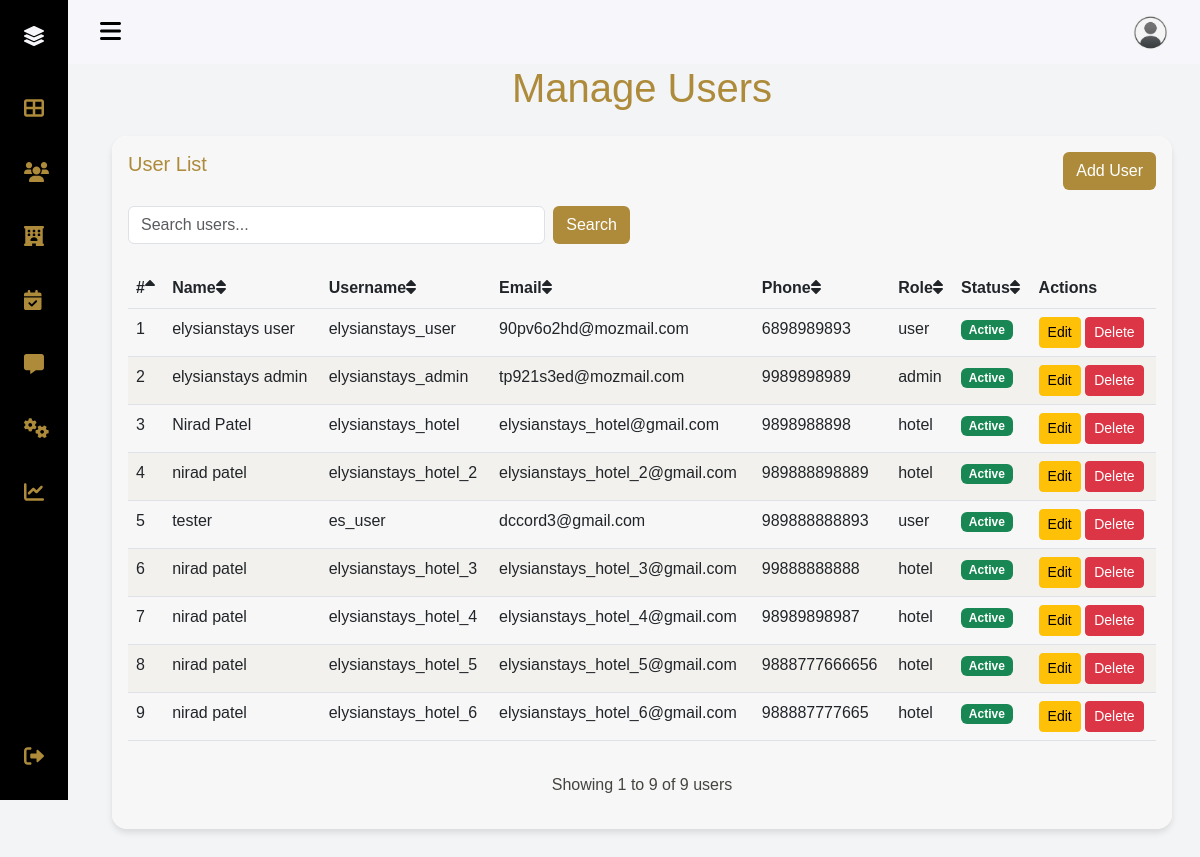
/admin/manage-users.php (signed in), run on the app's committed database.
### tables this page shows
CREATE TABLE `users` (
  `id` int NOT NULL,
  `name` varchar(100) NOT NULL,
  `username` varchar(50) NOT NULL,
  `email` varchar(100) NOT NULL,
  `password` varchar(255) NOT NULL,
  `phone` varchar(20) DEFAULT NULL,
  `city` varchar(50) DEFAULT NULL,
  `country` varchar(50) DEFAULT NULL,
  `profile_pic` varchar(255) DEFAULT NULL,
  `token` varchar(100) DEFAULT NULL,
  `role` enum('user','admin','hotel') DEFAULT 'user',
  `status` enum('active','inactive') DEFAULT 'inactive',
  `created_at` timestamp NULL DEFAULT CURRENT_TIMESTAMP,
  `reset_token` varchar(100) DEFAULT NULL,
  `reset_token_expiry` datetime DEFAULT NULL
);

### admin/manage-users.php (the view, shortened to what this page needs)
<?php
require_once("header.php");
include_once("../db_connect.php");
$page = isset($_GET['page']) ? (int)$_GET['page'] : 1;
$per_page = 10;
$offset = ($page - 1) * $per_page;
$search = isset($_GET['search']) ? htmlspecialchars($_GET['search']) : '';
$sort_by = isset($_GET['sort_by']) ? htmlspecialchars($_GET['sort_by']) : 'id';
$sort_order = isset($_GET['sort_order']) ? htmlspecialchars($_GET['sort_order']) : 'asc';
$count_sql = "SELECT COUNT(*) as total FROM users";
$sql = "SELECT * FROM users";
$sql .= " ORDER BY $sort_by $sort_order";
$sql .= " LIMIT $per_page OFFSET $offset";
if (!empty($search)) {
    $count_stmt = $conn->prepare($count_sql);
    $count_stmt->bind_param("sssss", $search_param, $search_param, $search_param, $search_param, $search_param);
    $count_stmt->execute();
    $count_result = $count_stmt->get_result();
    $count_row = $count_result->fetch_assoc();
    $total_users = $count_row['total'];
    $count_stmt->close();
} else {
    $count_result = $conn->query($count_sql);
    $count_row = $count_result->fetch_assoc();
    $total_users = $count_row['total'];
}
$users = [];
if (!empty($search)) {
    $stmt = $conn->prepare($sql);
    $stmt->bind_param("sssss", $search_param, $search_param, $search_param, $search_param, $search_param);
    $stmt->execute();
    $result = $stmt->get_result();
    if ($result->num_rows > 0) {
        while ($row = $result->fetch_assoc()) {
            $users[] = $row;
        }
    }
    $stmt->close();
} else {
    $result = $conn->query($sql);
    if ($result->num_rows > 0) {
        while ($row = $result->fetch_assoc()) {
            $users[] = $row;
        }
    }
}
function getSortUrl($column, $current_sort_by, $current_sort_order) {
    $new_sort_order = ($current_sort_by === $column && $current_sort_order === 'asc') ? 'desc' : 'asc';
    $params = $_GET;
    $params['sort_by'] = $column;
    $params['sort_order'] = $new_sort_order;
    return '?' . http_build_query($params);
}
function getSortIcon($column, $current_sort_by, $current_sort_order) {
    if ($current_sort_by !== $column) {
        return '<i class="fas fa-sort"></i>';
    }
    return ($current_sort_order === 'asc') ? '<i class="fas fa-sort-up"></i>' : '<i class="fas fa-sort-down"></i>';
}
?>
<div class="container my-5 animate__animated animate__fadeIn">
    <h1 class="text-center mb-4" style="color: #ad8b3a;">Manage Users</h1>
    <div class="card">
        <div class="card-body">
            <div class="d-flex justify-content-between mb-3">
                <h5 class="" style="color: #ad8b3a;">User List</h5>
                <button class="btn btn-theme" data-bs-toggle="modal" data-bs-target="#addUserModal">Add User</button>
            </div>
            <div class="row mb-4">
                <div class="col-md-6">
                    <form action="" method="GET" class="d-flex">
                        <input type="text" name="search" class="form-control me-2" placeholder="Search users..." value="<?php echo $search; ?>">
                        <button type="submit" class="btn btn-theme">Search</button>
                    </form>
                </div>
                <div class="col-md-6 text-end">
                </div>
            </div>
            <div class="table-responsive">
                <table class="table table-hover fade-in manage-users">
                    <thead>
                        <tr>
                            <th><a href="<?php echo getSortUrl('id', $sort_by, $sort_order); ?>" class="text-decoration-none text-dark">#<?php echo getSortIcon('id', $sort_by, $sort_order); ?></a></th>
                            <th><a href="<?php echo getSortUrl('name', $sort_by, $sort_order); ?>" class="text-decoration-none text-dark">Name<?php echo getSortIcon('name', $sort_by, $sort_order); ?></a></th>
                            <th><a href="<?php echo getSortUrl('username', $sort_by, $sort_order); ?>" class="text-decoration-none text-dark">Username<?php echo getSortIcon('username', $sort_by, $sort_order); ?></a></th>
                            <th><a href="<?php echo getSortUrl('email', $sort_by, $sort_order); ?>" class="text-decoration-none text-dark">Email<?php echo getSortIcon('email', $sort_by, $sort_order); ?></a></th>
                            <th><a href="<?php echo getSortUrl('phone', $sort_by, $sort_order); ?>" class="text-decoration-none text-dark">Phone<?php echo getSortIcon('phone', $sort_by, $sort_order); ?></a></th>
                            <th><a href="<?php echo getSortUrl('role', $sort_by, $sort_order); ?>" class="text-decoration-none text-dark">Role<?php echo getSortIcon('role', $sort_by, $sort_order); ?></a></th>
                            <th><a href="<?php echo getSortUrl('status', $sort_by, $sort_order); ?>" class="text-decoration-none text-dark">Status<?php echo getSortIcon('status', $sort_by, $sort_order); ?></a></th>
                            <th>Actions</th>
                        </tr>
                    </thead>
                    <tbody>
                        <?php if (count($users) > 0): ?>
                            <?php foreach ($users as $index => $user): ?>
                                <tr>
                                    <td><?php echo (($page - 1) * $per_page) + $index + 1; ?></td>
                                    <td><?php echo htmlspecialchars($user['name']); ?></td>
                                    <td><?php echo htmlspecialchars($user['username']); ?></td>
                                    <td><?php echo htmlspecialchars($user['email']); ?></td>
                                    <td><?php echo htmlspecialchars($user['phone']); ?></td>
                                    <td><?php echo htmlspecialchars($user['role']); ?></td>
                                    <td>
                                        <span class="badge <?php echo $user['status'] == 'active' ? 'bg-success' : 'bg-danger'; ?>">
                                            <?php echo ucfirst($user['status']); ?>
                                        </span>
                                    </td>
                                    <td>
                                        <button class="btn btn-sm btn-warning" data-bs-toggle="modal" data-bs-target="#editUserModal"
                                                data-id="<?php echo $user['id']; ?>"
                                                data-name="<?php echo htmlspecialchars($user['name']); ?>"
                                                data-username="<?php echo htmlspecialchars($user['username']); ?>"
                                                data-email="<?php echo htmlspecialchars($user['email']); ?>"
                                                data-phone="<?php echo htmlspecialchars($user['phone']); ?>"
                                                data-role="<?php echo htmlspecialchars($user['role']); ?>"
                                                data-status="<?php echo htmlspecialchars($user['status']); ?>">
                                            Edit
                                        </button>
                                        <button class="btn btn-sm btn-danger" data-bs-toggle="modal" data-bs-target="#deleteUserModal"
                                                data-id="<?php echo $user['id']; ?>">
                                            Delete
                                        </button>
                                    </td>
                                </tr>
                            <?php endforeach; ?>
                        <?php else: ?>
                            <tr>
                                <td colspan="8" class="text-center">No users found</td>
                            </tr>
                        <?php endif; ?>
                    </tbody>
                </table>
            </div>
            <div class="mt-3 text-center">
                <p>Showing <?php echo min(($page - 1) * $per_page + 1, $total_users); ?> to <?php echo min($page * $per_page, $total_users); ?> of <?php echo $total_users; ?> users</p>
            </div>
        </div>
    </div>
</div>
<?php require_once("footer.php"); ?>

### admin/css/index.css (style rules this page uses)
:root { --primary-color: #ad8b3a; --secondary-color: #45443F; --accent-light: #ffffff; --accent-dark: #000000; --bg-light: #f9f9f9; --bg-dark: #f3f4f6; }
body { background-color: var(--bg-dark); font-family: 'Arial', sans-serif; padding-top: 20px; }
.card { border: none; border-radius: 15px; overflow: hidden; transition: all 0.3s ease; }
.card-body { background-color: var(--bg-light); color: var(--secondary-color); }

### admin/css/manage-users.css (style rules this page uses)
.manage-users tbody tr { animation: fadeIn 0.5s ease-in-out; transition: background-color 0.3s ease; }
.manage-users tbody tr:nth-child(even) { background-color: rgba(173, 139, 58, 0.05); }

### admin/css/manage-hotels.css (style rules this page uses)
:root { --primary-color: #ad8b3a; --secondary-color: #45443F; --accent-light: #ffffff; --accent-dark: #000000; --bg-light: #f8f9fa; }
.btn-theme { background-color: var(--primary-color); color: var(--accent-light); transition: all 0.3s ease; }
.fade-in { animation: fadeIn 0.5s ease-in-out; }

### admin/css/manage-bookings.css (style rules this page uses)
:root { --primary-color: #ad8b3a; --secondary-color: #45443F; --accent-light: #ffffff; --accent-dark: #000000; --bg-light: #f8f9fa; }
.btn-theme { background-color: var(--primary-color); color: var(--accent-light); transition: all 0.3s ease; }

### admin/css/platform-settings.css (style rules this page uses)
.card { border: none; box-shadow: 0 4px 6px rgba(0, 0, 0, 0.1); }
.btn-theme { background-color: #ad8b3a; color: #ffffff; transition: all 0.3s ease; }

### admin/css/revenue-analytics.css (style rules this page uses)
:root { --primary-color: #ad8b3a; --secondary-color: #45443F; --accent-light: #ffffff; --accent-dark: #000000; --bg-light: #f7f7f7; --card-shadow: 0px 4px 15px rgba(0, 0, 0, 0.1); --card-hover-shadow: 0px 8px 20px rgba(0, 0, 0, 0.2); --transition-speed: 0.3s; }

### admin/css/feedback.css (style rules this page uses)
:root { --hotel-primary: #ad8b3a; --hotel-secondary: #45443F; --hotel-dark: #000; --hotel-light: #fff; }

### admin/header.php (style rules this page uses)
:root { --sidebar-header-height: 3rem; --sidebar-nav-width: 68px; --sidebar-bg-color: #000000; --sidebar-highlight-color: #ad8b3a; --sidebar-text-color: #F7F6FB; --sidebar-font-size: 1rem; --sidebar-z-index: 100; --transition-speed: 0.3s; }
* { box-sizing: border-box; }
body { margin: var(--sidebar-header-height) 0 0 0; padding: 0 1rem; font-size: var(--sidebar-font-size); transition: var(--transition-speed); }
a { text-decoration: none; }
@media screen and (min-width: 768px) { body { margin: calc(var(--sidebar-header-height) + 1rem) 0 0 0; padding-left: calc(var(--sidebar-nav-width) + 2rem); } }

### data on the page
users: index "1", name "elysianstays user", username "elysianstays_user", email "90pv6o2hd@mozmail.com", phone "6898989893", role "user", status "Active"
users: index "2", name "elysianstays admin", username "elysianstays_admin", email "tp921s3ed@mozmail.com", phone "9989898989", role "admin", status "Active"
users: index "3", name "Nirad Patel", username "elysianstays_hotel", email "elysianstays_hotel@gmail.com", phone "9898988898", role "hotel", status "Active"
users: index "4", name "nirad patel", username "elysianstays_hotel_2", email "elysianstays_hotel_2@gmail.com", phone "989888898889", role "hotel", status "Active"
users: index "5", name "tester", username "es_user", email "dccord3@gmail.com", phone "989888888893", role "user", status "Active"
users: index "6", name "nirad patel", username "elysianstays_hotel_3", email "elysianstays_hotel_3@gmail.com", phone "99888888888", role "hotel", status "Active"
users: index "7", name "nirad patel", username "elysianstays_hotel_4", email "elysianstays_hotel_4@gmail.com", phone "98989898987", role "hotel", status "Active"
users: index "8", name "nirad patel", username "elysianstays_hotel_5", email "elysianstays_hotel_5@gmail.com", phone "9888777666656", role "hotel", status "Active"
users: index "9", name "nirad patel", username "elysianstays_hotel_6", email "elysianstays_hotel_6@gmail.com", phone "988887777665", role "hotel", status "Active"

### other printed values
min(($page - 1) * $per_page + 1, $total_users) "1"
min($page * $per_page, $total_users) "9"
$total_users "9"
